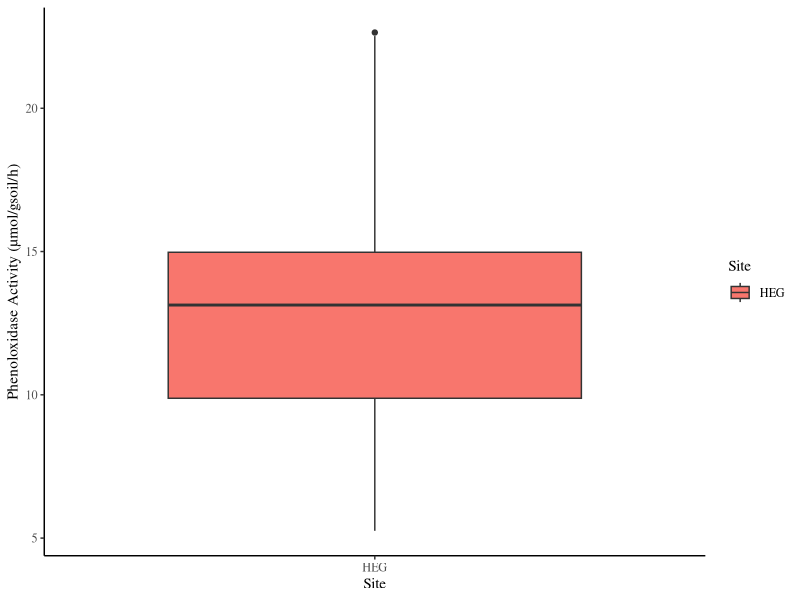
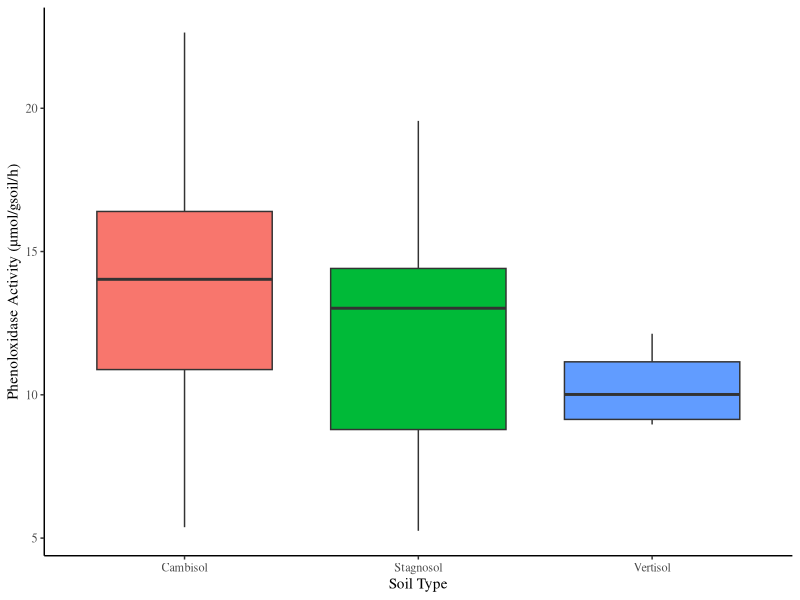
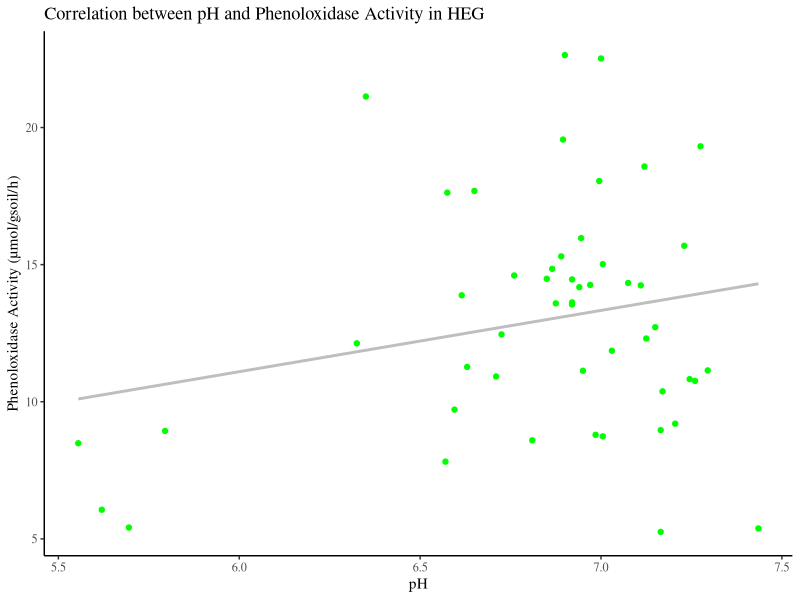
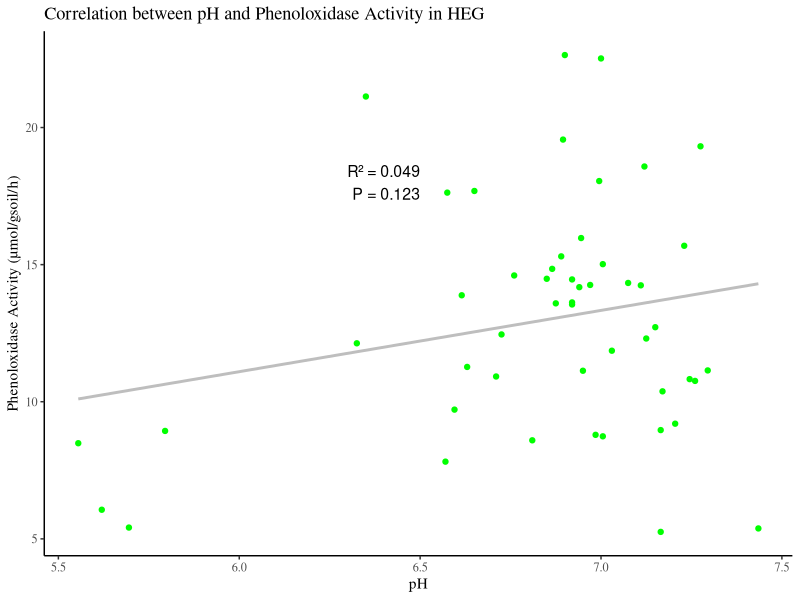
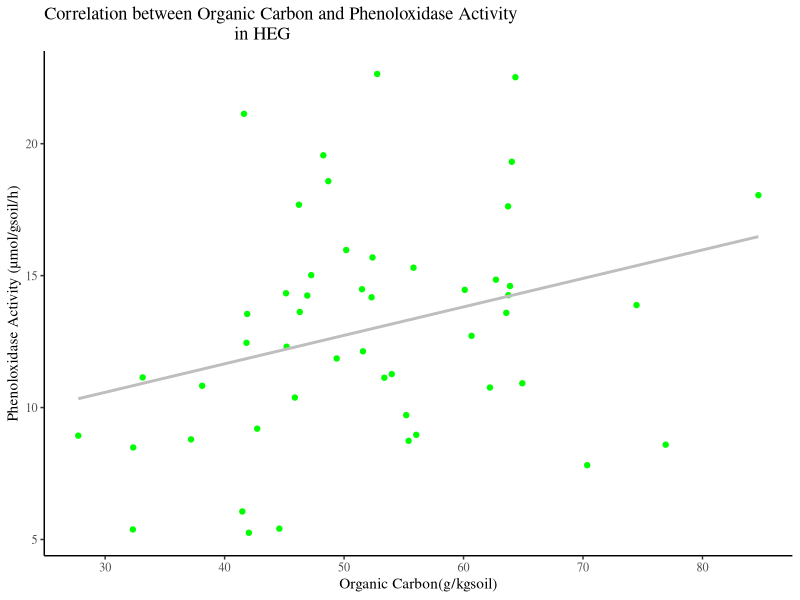
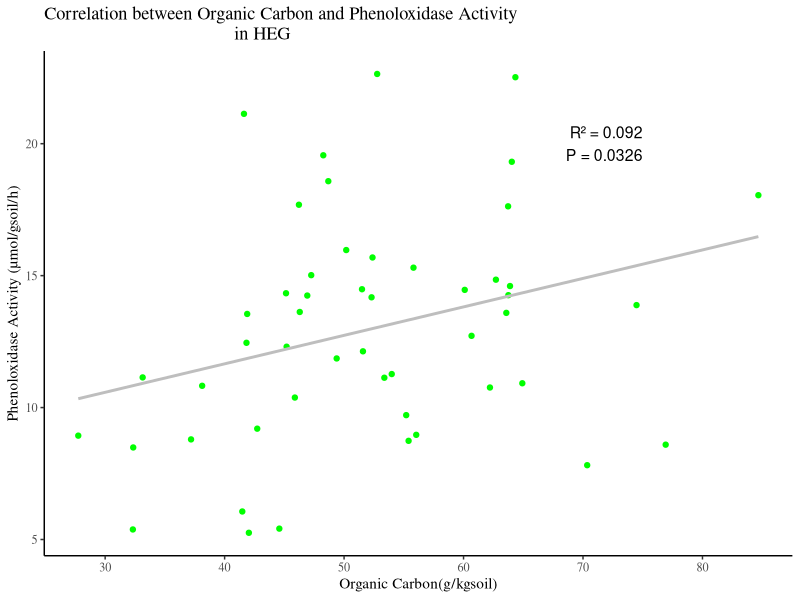
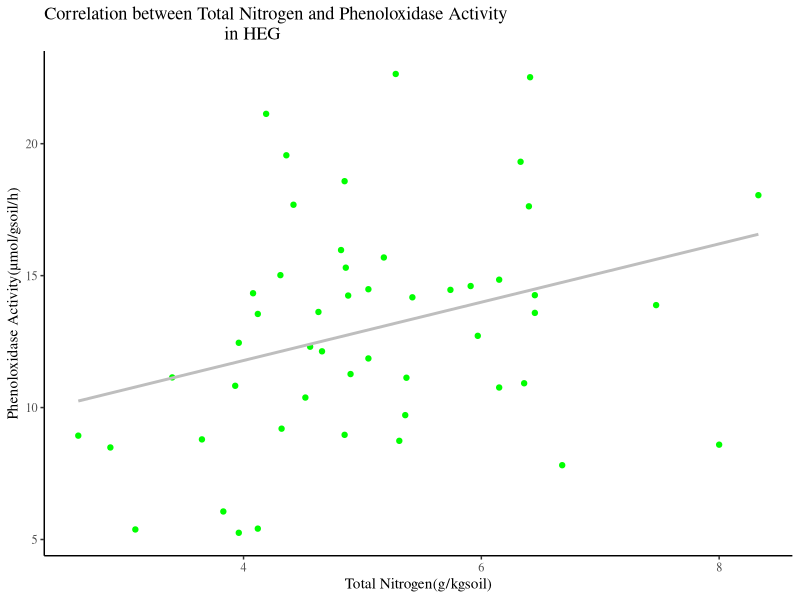
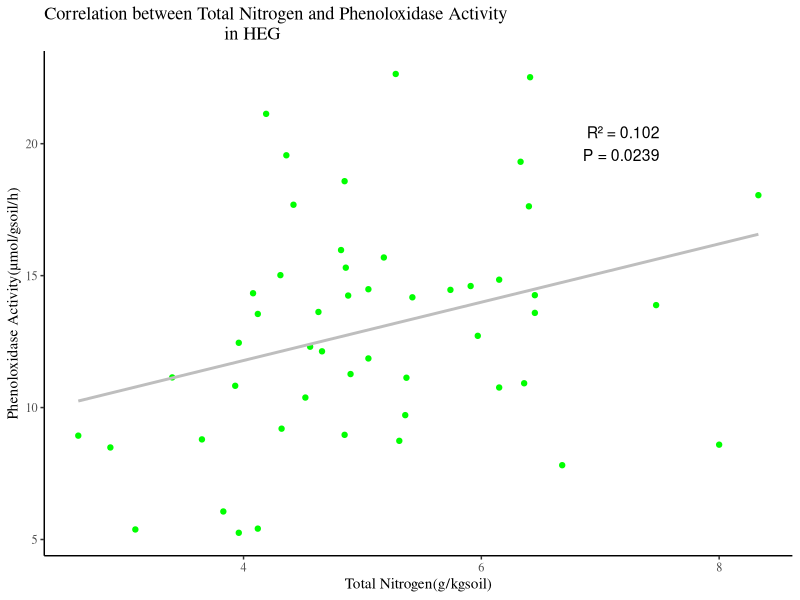

Generate these figures, in order, with R:
install.packages("tidyverse")
install.packages("dplyr")
install.packages("ggplot2")
install.packages("modeldata")
library(tidyverse)
library(dplyr)
library(ggplot2)
library(modeldata)
library(ggpubr)
library(readr)
library(readxl)
HEG <- read_excel("Phenoloxidase Activity data/HEG.xlsx")
view(HEG)
str(HEG)
head(HEG)
summary(HEG)
glimpse(HEG)

ggplot(HEG, aes(x = Site,
                y = Phenoloxidase_Activity,
                fill = Site)) + geom_boxplot()+ 
  labs(x = "Site", y = "Phenoloxidase Activity (µmol/gsoil/h)") +
  theme_classic(base_family = "serif")

ggplot(HEG, aes(x = Soil_Type,
                y = Phenoloxidase_Activity,
                fill = Soil_Type)) + geom_boxplot(show.legend = FALSE)+ 
  labs(x = "Soil Type", y = "Phenoloxidase Activity (µmol/gsoil/h)") +
  theme_classic(base_family = "serif")


# Correlation of pH and Phenoloxidase Activity

x <- HEG$pH 
y <- HEG$Phenoloxidase_Activity 
correlation_result <- cor.test(x, y)
print(correlation_result)
   
r_squared <- correlation_result$estimate^2
print(r_squared)

plot <- ggplot(HEG, aes(x = pH, y = Phenoloxidase_Activity)) +
  geom_point(show.legend = FALSE, color= "green") +
  geom_smooth(method = "lm", color = "grey", se = FALSE) +
  labs(title = "Correlation between pH and Phenoloxidase Activity in HEG",
       x = "pH",
       y = "Phenoloxidase Activity (µmol/gsoil/h)") +
  theme_classic(base_family = "serif")

print(plot)


lm_fit <- lm(y ~ x)


summary_fit <- summary(lm_fit)
r_squared <- summary_fit$r.squared
p_value <- summary_fit$coefficients[2, 4]


plot + annotate("text", x = 6.5, y = 18, 
                label = paste0("R² = ", round(r_squared, 3), 
                               "\nP = ", signif(p_value, 3)),
                hjust = 1, size = 4, color = "black")



# Correlation of Organic carbon and Phenoloxidase Activity

x <- HEG$Organic_C
y <- HEG$Phenoloxidase_Activity 
correlation_result <- cor.test(x, y)
print(correlation_result)

r_squared <- correlation_result$estimate^2
print(r_squared)

plot <- ggplot(HEG, aes(x = Organic_C, y = Phenoloxidase_Activity)) +
  geom_point(show.legend = FALSE, color= "green") +
  geom_smooth(method = "lm", color = "grey", se = FALSE) +
  labs(title = "Correlation between Organic Carbon and Phenoloxidase Activity
                                      in HEG",
       x = "Organic Carbon(g/kgsoil)",
       y = "Phenoloxidase Activity (µmol/gsoil/h)") +
  theme_classic(base_family = "serif")

print(plot)

lm_fit <- lm(y ~ x)

summary_fit <- summary(lm_fit)
r_squared <- summary_fit$r.squared
p_value <- summary_fit$coefficients[2, 4]


plot + annotate("text", x = 75, y = 20, 
                label = paste0("R² = ", round(r_squared, 3), 
                               "\nP = ", signif(p_value, 3)),
                hjust = 1, size = 4, color = "black")


# Correlation of Total nitrogen and Phenoloxidase Activity

x <- HEG$Total_N
y <- HEG$Phenoloxidase_Activity 
correlation_result <- cor.test(x, y)
print(correlation_result)

r_squared <- correlation_result$estimate^2
print(r_squared)

plot <- ggplot(HEG, aes(x = Total_N, y = Phenoloxidase_Activity)) +
  geom_point(show.legend = FALSE, color= "green") +
  geom_smooth(method = "lm", color = "grey", se = FALSE) +
  labs(title = "Correlation between Total Nitrogen and Phenoloxidase Activity
                                    in HEG",
       x = "Total Nitrogen(g/kgsoil)",
       y = "Phenoloxidase Activity(µmol/gsoil/h)") +
  theme_classic(base_family = "serif")

print(plot)


lm_fit <- lm(y ~ x)


summary_fit <- summary(lm_fit)
r_squared <- summary_fit$r.squared
p_value <- summary_fit$coefficients[2, 4]


plot + annotate("text", x = 7.5, y = 20, 
                label = paste0("R² = ", round(r_squared, 3), 
                               "\nP = ", signif(p_value, 3)),
                hjust = 1, size = 4, color = "black")


# Correlation of Phenol and Phenoloxidase Activity

x <- HEG$Phenol_Content
y <- HEG$Phenoloxidase_Activity 
correlation_result <- cor.test(x, y)
print(correlation_result)

r_squared <- correlation_result$estimate^2
print(r_squared)

plot <- ggplot(HEG, aes(x = Phenol_Content, y = Phenoloxidase_Activity)) +
  geom_point(show.legend = FALSE, color= "green") +
  geom_smooth(method = "lm", color = "grey", se = FALSE) +
  labs(title = "Correlation between Phenol Content and Phenoloxidase Activity
                                      in HEG",
       x = "Phenol Content(µmol/gsoil)",
       y = "Phenoloxidase Activity(µmol/gsoil/h)") +
  theme_classic(base_family = "serif")

print(plot)


lm_fit <- lm(y ~ x)


summary_fit <- summary(lm_fit)
r_squared <- summary_fit$r.squared
p_value <- summary_fit$coefficients[2, 4]


plot + annotate("text", x = 26, y = 18, 
                label = paste0("R² = ", round(r_squared, 6), 
                               "\nP = ", signif(p_value, 3)),
                hjust = 1, size = 4, color = "black")



# Correlation of LUI index 2022 and Phenoloxidase Activity

x <- HEG$LUI_index_2022
y <- HEG$Phenoloxidase_Activity 
correlation_result <- cor.test(x, y)
print(correlation_result)

r_squared <- correlation_result$estimate^2
print(r_squared)

plot <- ggplot(HEG, aes(x = LUI_index_2022, y = Phenoloxidase_Activity)) +
  geom_point(show.legend = FALSE, color= "green") +
  geom_smooth(method = "lm", color = "grey", se = FALSE) +
  labs(title = "Correlation between LUI index 2022 and Phenoloxidase 
                             Activity in HEG",
       x = "LUI index 2022",
       y = "Phenoloxidase Activity(µmol/gsoil/h)") +
  theme_classic(base_family = "serif")

print(plot)


lm_fit <- lm(y ~ x)


summary_fit <- summary(lm_fit)
r_squared <- summary_fit$r.squared
p_value <- summary_fit$coefficients[2, 4]


plot + annotate("text", x = 2.5, y = 19, 
                label = paste0("R² = ", round(r_squared, 6), 
                               "\nP = ", signif(p_value, 3)),
                hjust = 1, size = 4, color = "black")

# Correlation of Gazing 2022 and Phenoloxidase Activity

x <- HEG$G_2022
y <- HEG$Phenoloxidase_Activity 
correlation_result <- cor.test(x, y)
print(correlation_result)

r_squared <- correlation_result$estimate^2
print(r_squared)

plot <- ggplot(HEG, aes(x = G_2022, y = Phenoloxidase_Activity)) +
  geom_point(show.legend = FALSE, color= "green") +
  geom_smooth(method = "lm", color = "grey", se = FALSE) +
  labs(title = "Correlation between Gazing index 2022 and Phenoloxidase 
                               Activity in HEG",
       x = "Gazing index 2022",
       y = "Phenoloxidase Activity(µmol/gsoil/h)") +
  theme_classic(base_family = "serif")

print(plot)


lm_fit <- lm(y ~ x)


summary_fit <- summary(lm_fit)
r_squared <- summary_fit$r.squared
p_value <- summary_fit$coefficients[2, 4]


plot + annotate("text", x = 7.5, y = 20, 
                label = paste0("R² = ", round(r_squared, 6), 
                               "\nP = ", signif(p_value, 3)),
                hjust = 1, size = 4, color = "black")

# Correlation of Mowing 2022 and Phenoloxidase Activity

x <- HEG$M_2022
y <- HEG$Phenoloxidase_Activity 
correlation_result <- cor.test(x, y)
print(correlation_result)

r_squared <- correlation_result$estimate^2
print(r_squared)

plot <- ggplot(HEG, aes(x = M_2022, y = Phenoloxidase_Activity)) +
  geom_point(show.legend = FALSE, color= "green") +
  geom_smooth(method = "lm", color = "grey", se = FALSE) +
  labs(title = "Correlation between Mowing index 2022 and Phenoloxidase
                              Activity in HEG",
       x = "Mowing index 2022",
       y = "Phenoloxidase Activity(µmol/gsoil/h)") +
  theme_classic(base_family = "serif")

print(plot)


lm_fit <- lm(y ~ x)


summary_fit <- summary(lm_fit)
r_squared <- summary_fit$r.squared
p_value <- summary_fit$coefficients[2, 4]


plot + annotate("text", x = 2, y = 18, 
                label = paste0("R² = ", round(r_squared, 6), 
                               "\nP = ", signif(p_value, 3)),
                hjust = 1, size = 4, color = "black")



# Correlation of Fertilizer 2022 and Phenoloxidase Activity

x <- HEG$F_2022
y <- HEG$Phenoloxidase_Activity 
correlation_result <- cor.test(x, y)
print(correlation_result)

r_squared <- correlation_result$estimate^2
print(r_squared)

plot <- ggplot(HEG, aes(x = F_2022, y = Phenoloxidase_Activity)) +
  geom_point(show.legend = FALSE, color= "green") +
  geom_smooth(method = "lm", color = "grey", se = FALSE) +
  labs(title = "Correlation between Fertilizer index 2022 and Phenoloxidase 
                              Activity in HEG",
       x = "Fertilizer index 2022",
       y = "Phenoloxidase Activity(µmol/gsoil/h)") +
  theme_classic(base_family = "serif")

print(plot)


lm_fit <- lm(y ~ x)


summary_fit <- summary(lm_fit)
r_squared <- summary_fit$r.squared
p_value <- summary_fit$coefficients[2, 4]


plot + annotate("text", x = 3, y = 18, 
                label = paste0("R² = ", round(r_squared, 6), 
                               "\nP = ", signif(p_value, 3)),
                hjust = 1, size = 4, color = "black")


#loading the appropriate libaries
library (datasets)
library(ggplot2)
library(multcompView)
library(dplyr)


##Soil Type##

#analysis of variance
anova_result <- aov (Phenoloxidase_Activity ~ Soil_Type , data = HEG)
summary(anova_result)

#Tukey's test
tukey_result <- TukeyHSD(anova_result)
print(tukey_result)

#compact letter display
cld <- multcompLetters4(anova_result,tukey_result)
print(cld)

#table with factors and 3rd quantile
Tk <- group_by(HEG,Soil_Type) %>%
  summarise(mean = mean(Phenoloxidase_Activity), quant = quantile(Phenoloxidase_Activity, probs= 0.75)) %>%
  arrange(desc(mean))

#extracting the compact letter display and adding to the Tk table 
cld <- as.data.frame.list(cld$Soil_Type)
Tk$cld <- cld$Letters
print(Tk)

#boxplot
soil_colors <- c("Cambisol" = "orange", "Albeluvisol" = "grey", 
                 "Gleysol" = "greenyellow", "Histosol" = "limegreen", 
                 "Leptosol" = "cyan", "Luvisol" = "gold",
                 "Stagnosol" = "purple", "Vertisol" = "magenta")

ggplot(HEG, aes(x = Soil_Type, y = Phenoloxidase_Activity, fill = Soil_Type)) +
  geom_boxplot(show.legend = FALSE) +
  scale_fill_manual(values = soil_colors) +
  labs(title = "Phenoloxidase Activity by Soil Type in HEG",
       x = "Soil Type",
       y = "Phenoloxidase Activity(µmol/gsoil/h)") +
  theme_classic(base_family = "serif") +
  geom_text(data= Tk, aes(label=cld, x= Soil_Type, y = quant),
            vjust = -1, hjust = -1, size = 3) 
